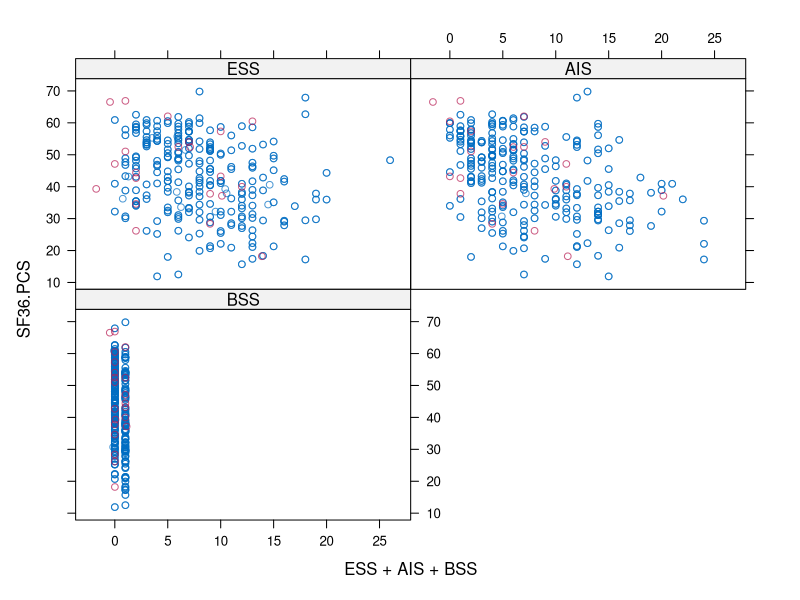
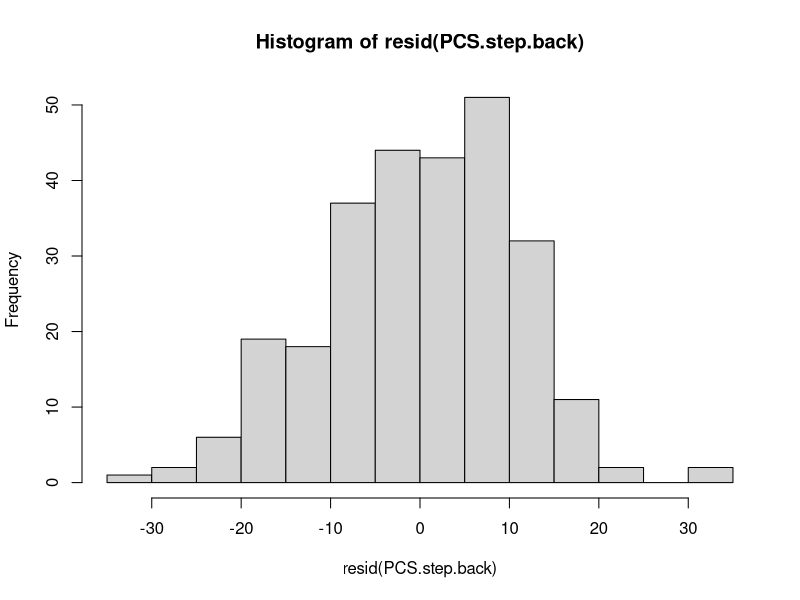
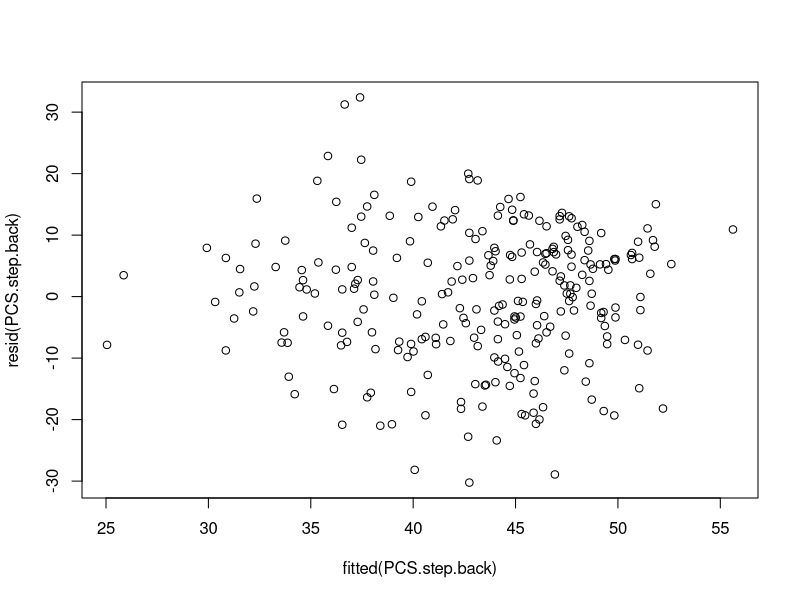
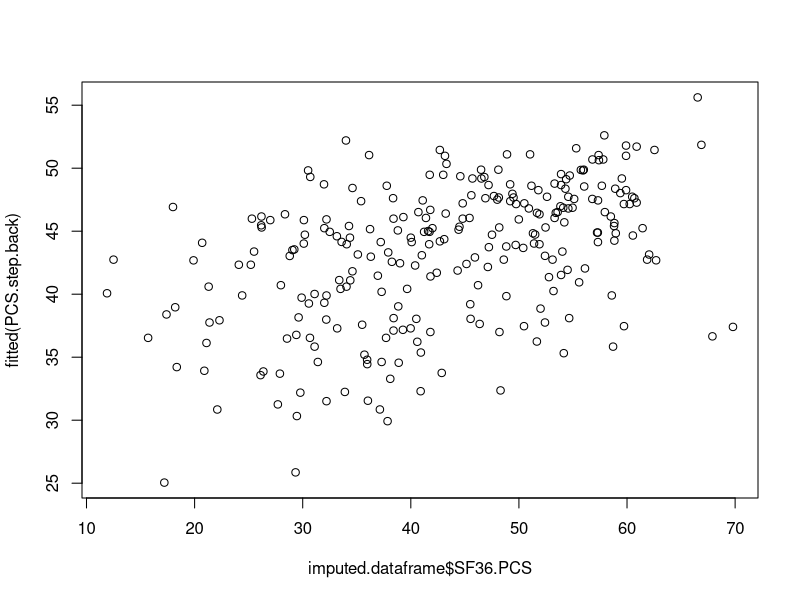
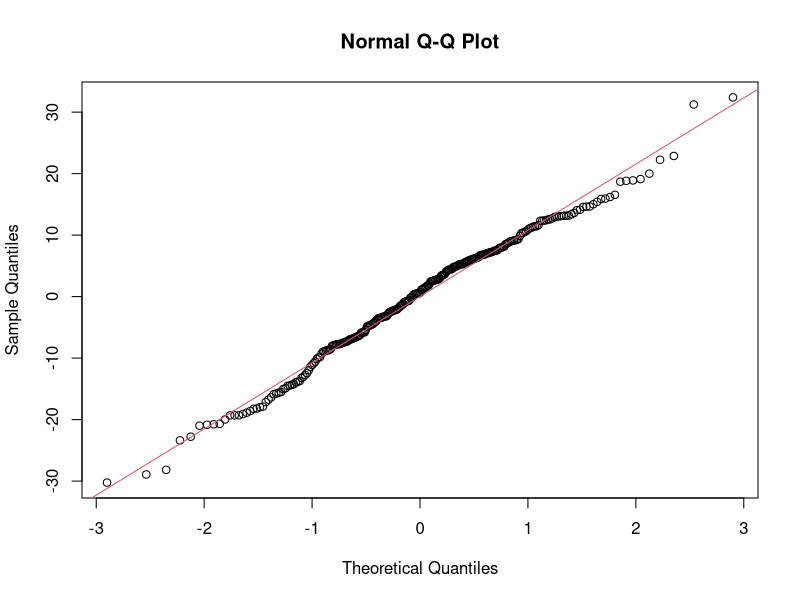
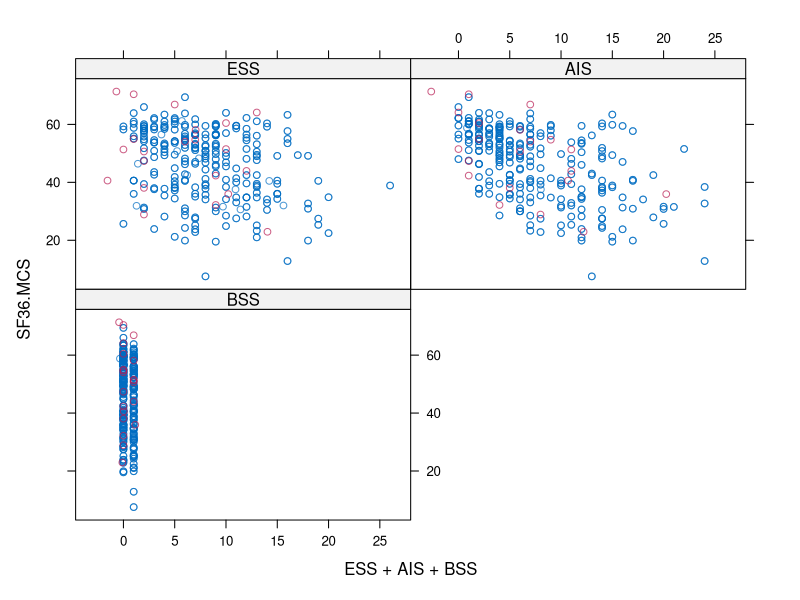
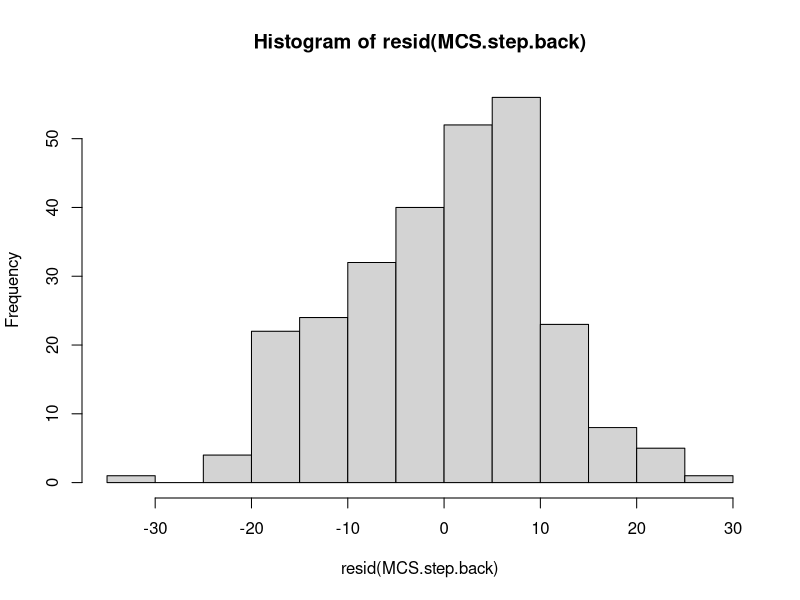
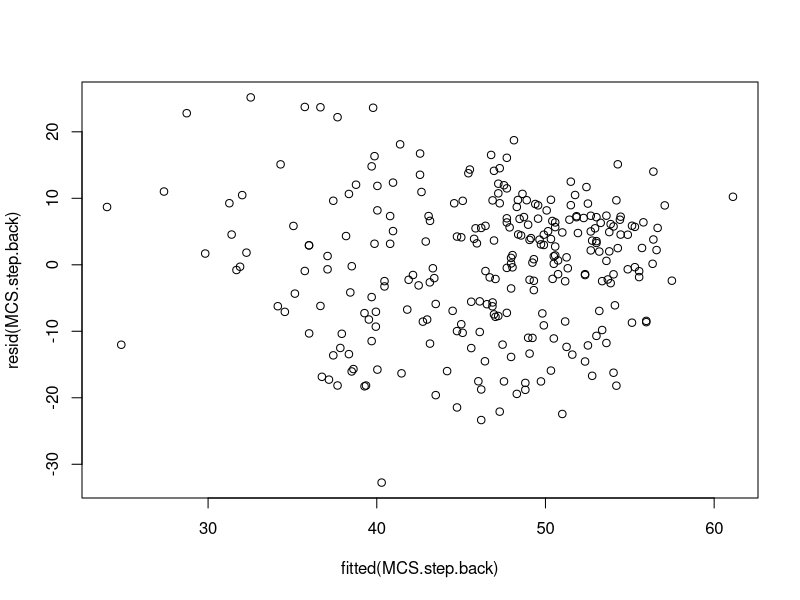

Here is the R script that generated these plots, in order:
### Data cleaning
library(tidyr)
library(dplyr)
library(car)
library(MASS)
library(mice)


# Loading dataset
dat <- read.csv("project_data.csv")
dim(dat) #268 rows

#Sub-setting data frame for the variables we are looking into
dat <- dat[c("Age", "Gender", "BMI","Time.from.transplant","Liver.Diagnosis", "Recurrence.of.disease",
             "Rejection.graft.dysfunction", "Any.fibrosis", "Renal.Failure", "Depression","Corticoid",
             "Epworth.Sleepiness.Scale", "Athens.Insomnia.Scale", "Berlin.Sleepiness.Scale",
             "Pittsburgh.Sleep.Quality.Index.Score", "SF36.PCS", "SF36.MCS")]

# Renaming variables and counting the NA values 
# PSGQ NA: 85 <- more than 30% of data is missing (NA > 80), can remove entire variable
# AIS NA: 6
# ESS NA: 17
# BSS NA: 6
apply(is.na(dat),2,sum)

# Removing Pittsburgh.Sleep.Quality.Index.Score due to <30% NA values
dat2 <- dat[c("Age", "Gender", "BMI","Time.from.transplant","Liver.Diagnosis", "Recurrence.of.disease",
              "Rejection.graft.dysfunction", "Any.fibrosis", "Renal.Failure", "Depression","Corticoid",
              "Epworth.Sleepiness.Scale", "Athens.Insomnia.Scale", "Berlin.Sleepiness.Scale",
              "SF36.PCS", "SF36.MCS")]

# Renaming predictors
dat2 <- dat2 %>% 
  rename(ESS = Epworth.Sleepiness.Scale, 
         AIS = Athens.Insomnia.Scale, BSS = Berlin.Sleepiness.Scale) 




# Changing BSS to a logical factor.
dat2$BSS <- as.logical(dat2$BSS)
dat2$SF36.PCS <- as.numeric(dat2$SF36.PCS)
dat2$SF36.MCS <- as.numeric(dat2$SF36.MCS)
dat2$ESS <- as.numeric(dat2$ESS)
dat2$AIS <- as.numeric(dat2$AIS)


#Checking the how the missing values relate to the other variables - all cases are MAR
data_missing_ESS <- dat2 %>%
  filter(is.na(ESS))
View(data_missing_ESS)

data_missing_AIS <- dat2 %>%
  filter(is.na(AIS))
View(data_missing_AIS)

data_missing_BSS <- dat2 %>%
  filter(is.na(BSS))
View(data_missing_BSS)


########################################################

# Q2: Building a multiple linear regression
# Predictor: Sleep quality (all 4 measurements)
# Response: MCS and PCS.


# IMPUTATIONS FOR MISSING VALUES in PCS 

# stochastic regression -> improvement from the above method "norm.nob" -> added some error +noise
data.lim.PCS <- dat2[, c("SF36.PCS", "ESS", "AIS","BSS")]
imp <- mice(data.lim.PCS, method = "norm.nob", seed = 11,
            m = 1, print = FALSE)
xyplot(imp, SF36.PCS ~ ESS + AIS + BSS) # Imputed values for ozone are not always the same, it depends on solar.

fit.stoch <- with(imp, lm(SF36.PCS ~ ESS + AIS + BSS))
summary(pool(fit.stoch))

#Complete function extracts the imputed data 
imputed.dataframe <- complete(imp)
imputed.dataframe <- as.data.frame(imputed.dataframe)
dim(imputed.dataframe)
dim(dat2)


# Running the model with imputed dataframe
PCS <- lm(SF36.PCS ~ ESS + AIS + BSS, data = imputed.dataframe)
summary(PCS)

# Is there a way to specifiy that there should be atleast 1 predictor but not specifying which one
PCS_null <- lm(SF36.PCS ~ 1, data = imputed.dataframe)


# STEPWISE BACKWARD AIC for PCS
PCS.step.back <- stepAIC(PCS,trace = T, direction = "backward", scope = list(upper=PCS, lower=PCS_null))
summary(PCS.step.back) # Full model is the best fit

#Confidence interval for PCS
round(confint(PCS.step.back), 2)


# VIF to check for colinearity
vif(PCS.step.back)

#Graphs for linear regression
hist(resid(PCS.step.back))
plot(fitted(PCS.step.back),resid(PCS.step.back))

plot(imputed.dataframe$SF36.PCS,fitted(PCS.step.back))

qqnorm(resid(PCS.step.back))
qqline(resid(PCS.step.back), col=2)

cor(imputed.dataframe)

#######


####### Mental health ########

# stochastic regression -> improvement from the above method "norm.nob" -> added some error +noise
data.lim.MCS <- dat2[, c("SF36.MCS", "ESS", "AIS","BSS")]
imp_MCS <- mice(data.lim.MCS, method = "norm.nob", seed = 11,
            m = 1, print = FALSE)
xyplot(imp_MCS, SF36.MCS ~ ESS + AIS + BSS) # Imputed values for ozone are not always the same, it depends on solar.

#Complete function extracts the imputed data 
imputed.dataframe.MCS <- complete(imp_MCS)
imputed.dataframe.MCS <- as.data.frame(imputed.dataframe.MCS)
dim(imputed.dataframe.MCS)
dim(dat2)


# Running the model with imputed dataframe
MCS <- lm(SF36.MCS ~ ESS + AIS + BSS, data = imputed.dataframe.MCS)
summary(MCS)

# Is there a way to specifiy that there should be atleast 1 predictor but not specifying which one
MCS_null <- lm(SF36.MCS ~ 1, data = imputed.dataframe.MCS)


# STEPWISE BACKWARD AIC for PCS
MCS.step.back <- stepAIC(MCS,trace = T, direction = "backward", scope = list(upper=MCS, lower=MCS_null))
summary(MCS.step.back) #  model without BSS is the best fit

# Including confience intervals 
round(confint(MCS.step.back), 2)

# VIF to check for colinearity
vif(MCS.step.back)

#Graphs for linear regression
hist(resid(MCS.step.back))
plot(fitted(MCS.step.back),resid(MCS.step.back))

plot(imputed.dataframe.MCS$SF36.MCS,fitted(MCS.step.back))

qqnorm(resid(MCS.step.back))
qqline(resid(MCS.step.back), col=2)

cor(imputed.dataframe.MCS)


